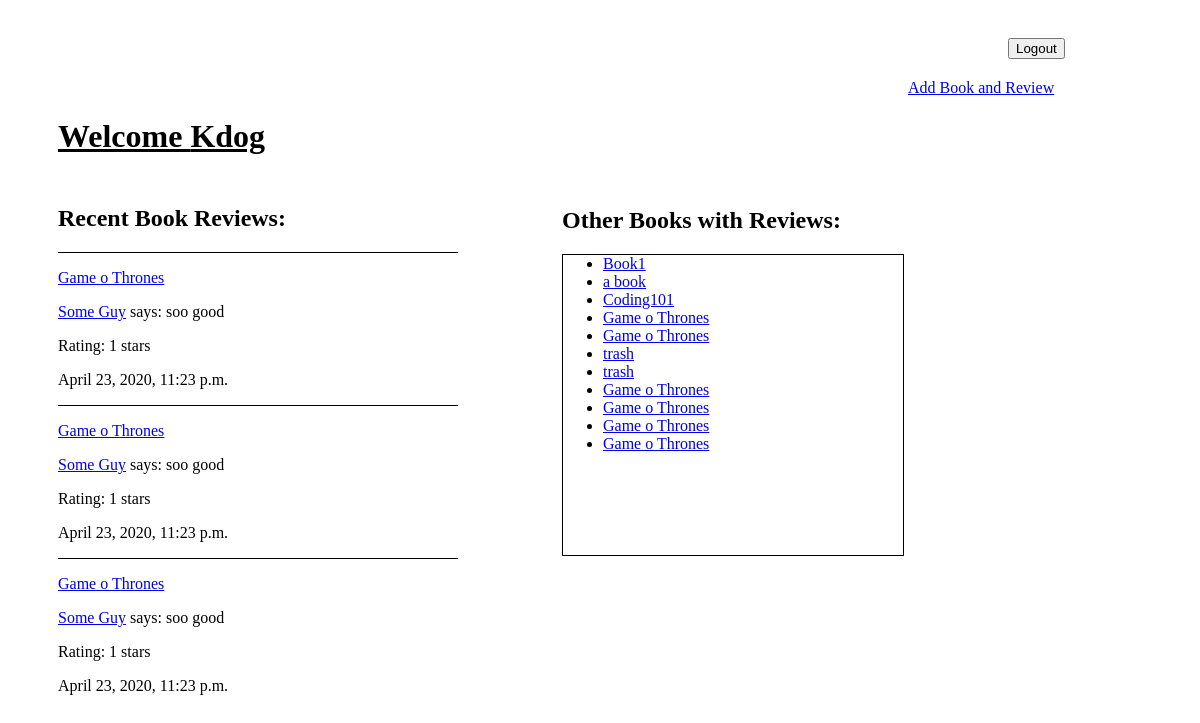
Screenshot of /all_books/1 (signed in) with the database file from the repository.
### main_app/models.py (models this page shows)
class User(models.Model):
    name= models.CharField(max_length=255)
    user_name= models.CharField(max_length=255)
    email= models.CharField(max_length=255)
    password= models.CharField(max_length=255)
    created_at= models.DateTimeField(auto_now_add=True)
    updated_at= models.DateTimeField(auto_now=True)
    objects = ShowManager()

class Review(models.Model):
    comment= models.CharField(max_length=455)
    rating= models.IntegerField()
    user= models.ForeignKey(User, related_name='users', on_delete=models.CASCADE)
    book = models.ForeignKey(Book, related_name='books', on_delete=models.CASCADE)
    created_at= models.DateTimeField(auto_now_add=True)
    updated_at= models.DateTimeField(auto_now=True)

class Book(models.Model):
    title= models.CharField(max_length=255)
    author = models.ForeignKey(Author, related_name='authors', on_delete=models.CASCADE)
    created_at= models.DateTimeField(auto_now_add=True)
    updated_at= models.DateTimeField(auto_now=True)

### main_app/views.py (the view)
# urls.py: path('all_books/<int:user_id>', views.all_books),
def all_books(request, user_id):
    if 'user_id' not in request.session:
        return redirect('/')
    last_three = Review.objects.all().order_by('-id')[:3]
    context = {
        'user' : User.objects.get(id=request.session['user_id']),
        'details' : Review.objects.all(),
        'books' : Book.objects.all(),
        'last_three' : last_three
    }
    return render(request, 'all_books.html', context)

### main_app/templates/all_books.html (shortened to what this page needs)
<!DOCTYPE html>
<html lang="en">
<head>
</head>
<body>
    <form action="/logout">
        <button>Logout</button>
    </form>
    <a href="/add_book" id='link'>Add Book and Review</a>
    <div id='reviews'>
        <h1>Welcome {{ user.user_name }}</h1>
        <h2>Recent Book Reviews:</h2>
        {% for book in last_three %}
        <div id = 'recent'>
            <p><a href="/one_book/{{book.id}}">{{book.book.title}}</a></p>
            <p><a href="/user_page/{{book.user.id}}">{{book.user.user_name}}</a> says: {{book.comment}}</p>
            <p>Rating: {{book.rating}} stars</p>
            <p>{{book.created_at}}</p>
        </div>
        {% endfor %}
    </div>
    <div id='other'>
        <h2> Other Books with Reviews:</h2>
        <ul id='list'>
            {% for book in books %}
            <li><a href="/one_book/{{book.id}}">{{book.title}}</a></li>
            {% endfor %}
        </ul>
    </div>
</body>
</html>

### main_app/templates/all_books.html (style rules this page uses)
body { width: 1200px; }
#reviews { display: inline-block; width:400px; margin-left: 50px; margin-right: 100px; }
#other { display: inline-block; width: 400px; vertical-align: top; margin-top: 90px; }
#link { display: inline-block; margin-left: 900px; }
button { display: inline-block; margin-left: 1000px; margin-top: 30px; margin-bottom: 20px; }
#list { border: 1px solid black; height: 300px; width: 300px; }
h1 { margin-bottom: 50px; text-decoration: underline; }
#recent { border-top: 1px solid black; }

### rows the page displays
User: user_name "Kdog"
Review: book "Game o Thrones", user.user_name "Some Guy", comment "soo good", rating "1", created_at "April 23, 2020, 11:23 p.m."
Review: book "Game o Thrones", user.user_name "Some Guy", comment "soo good", rating "1", created_at "April 23, 2020, 11:23 p.m."
Review: book "Game o Thrones", user.user_name "Some Guy", comment "soo good", rating "1", created_at "April 23, 2020, 11:23 p.m."
Book: title "Book1"
Book: title "a book"
Book: title "Coding101"
Book: title "Game o Thrones"
Book: title "Game o Thrones"
Book: title "trash"
Book: title "trash"
Book: title "Game o Thrones"
Book: title "Game o Thrones"
Book: title "Game o Thrones"
Book: title "Game o Thrones"
